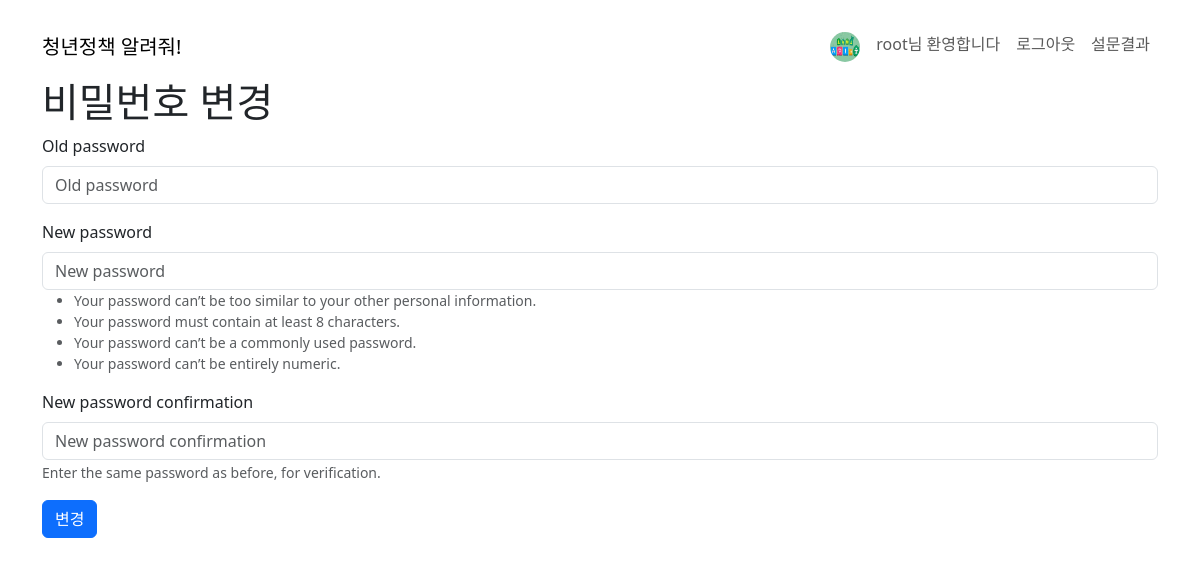
The page /account/pwd_change (signed in) on the database its author committed.
### account/models.py (models this page shows, shortened)
class User(AbstractUser):
    name = models.CharField(
        verbose_name="이름",
        max_length=50,  # varcha(50)
    )
    gender = models.CharField(
        verbose_name="성별",
        max_length=50,  # varchar(50)
        null=True,
    )
    state = models.CharField(
        verbose_name="지역",
        max_length=50,  # varchar(50)
    )
    birthday = models.DateField(
        verbose_name="생년월일",
    )
    profile_img = models.ImageField(
        verbose_name="프로필 사진",
        default="images/default.jpg",
        upload_to="images/%Y/%m/%d",  # 저장경로
        blank=True,
    )

### account/views.py (the view, shortened to what this page needs)
# urls.py: path("pwd_change", views.pwd_change, name="pwd_change"),
@login_required
def pwd_change(request):
    http_method = request.method
    if http_method == "GET":
        form = PasswordChangeForm(user=request.user)
        return render(request, "account/pwd_change.html", {"form": form})

### account/templates/account/pwd_change.html (shortened to what this page needs)
{% extends "layout.html" %}
{% load django_bootstrap5 %}
{% block contents %}
<h1>비밀번호 변경</h1>
<form method="post">
    {% bootstrap_form  form %}
    <div class="mt-3">
        <button type="submit" class="btn btn-primary">변경</button>
    </div>
</form>
{% endblock contents %}

### templates/layout.html (shortened to what this page needs)
<!DOCTYPE html>
<html lang="en">
<head>
    <link
      href="https://cdn.jsdelivr.net/npm/bootstrap@5.3.3/dist/css/bootstrap.min.css"
      rel="stylesheet"
    />
</head>
<body>
  <nav class="navbar navbar-expand-sm mt-3">
    <div class="container">
      <div class="navbar-header">
      <a href="{% url "chat" %}" class="navbar-brand">청년정책 알려줘!</a>
      </div>
      <div class="navbar-nav">
        {% if user.is_authenticated %}
        <a href="{% url "account:detail" %}" class="nav-link"><img src={{user.profile_img.url}} width="30px" height="30px" class="rounded-circle"></a>
        <a href="{% url "account:detail" %}" class="nav-link">{{user.name}}님 환영합니다</a>
        <a href="{% url "account:logout" %}" class="nav-link">로그아웃</a>
        {% else %}
        <a href="{%url "account:login"%}" class="nav-link">로그인</a>
        {% endif %}
        {% if user.is_authenticated and user.is_staff %}
        <a href="{% url "poll:vote_result" %}" class="nav-link">설문결과</a>
        {% else %}
        <a href="{% url "poll:vote_form" %}" class="nav-link">설문조사</a>
        {% endif %}
      </div>
    </div>
  </nav>
  <div class="container">
    {% block contents %}
    {% endblock contents %}
  </div>
</body>
</html>

### rows shown on the page
User: profile_img (picture), name "root"
